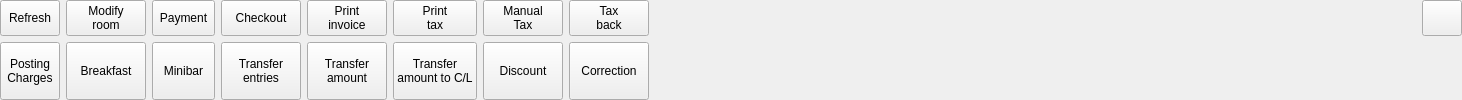
    <widget class="QWidget" name="wBtn" native="true">
     <layout class="QGridLayout" name="gridLayout_6">
      <property name="leftMargin">
       <number>0</number>
      </property>
      <property name="topMargin">
       <number>0</number>
      </property>
      <property name="rightMargin">
       <number>0</number>
      </property>
      <property name="bottomMargin">
       <number>0</number>
      </property>
      <item row="1" column="7">
       <widget class="QPushButton" name="btnTransferAmountCL">
        <property name="maximumSize">
         <size>
          <width>2222</width>
          <height>22222</height>
         </size>
        </property>
        <property name="focusPolicy">
         <enum>Qt::NoFocus</enum>
        </property>
        <property name="text">
         <string>Transfer
amount to C/L</string>
        </property>
        <property name="icon">
         <iconset resource="res.qrc">
          <normaloff>:/images/goto.png</normaloff>:/images/goto.png</iconset>
        </property>
       </widget>
      </item>
      <item row="1" column="0">
       <widget class="QToolButton" name="btnPostingCharges">
        <property name="sizePolicy">
         <sizepolicy hsizetype="Fixed" vsizetype="Fixed">
          <horstretch>0</horstretch>
          <verstretch>0</verstretch>
         </sizepolicy>
        </property>
        <property name="minimumSize">
         <size>
          <width>0</width>
          <height>0</height>
         </size>
        </property>
        <property name="maximumSize">
         <size>
          <width>55555</width>
          <height>222222</height>
         </size>
        </property>
        <property name="focusPolicy">
         <enum>Qt::NoFocus</enum>
        </property>
        <property name="text">
         <string>Posting
Charges</string>
        </property>
        <property name="icon">
         <iconset resource="res.qrc">
          <normaloff>:/images/charge.png</normaloff>:/images/charge.png</iconset>
        </property>
        <property name="iconSize">
         <size>
          <width>20</width>
          <height>20</height>
         </size>
        </property>
        <property name="toolButtonStyle">
         <enum>Qt::ToolButtonTextBesideIcon</enum>
        </property>
       </widget>
      </item>
      <item row="1" column="1">
       <widget class="QToolButton" name="btnPostBreakfast">
        <property name="sizePolicy">
         <sizepolicy hsizetype="Fixed" vsizetype="Fixed">
          <horstretch>0</horstretch>
          <verstretch>0</verstretch>
         </sizepolicy>
        </property>
        <property name="minimumSize">
         <size>
          <width>0</width>
          <height>0</height>
         </size>
        </property>
        <property name="maximumSize">
         <size>
          <width>55555</width>
          <height>222222</height>
         </size>
        </property>
        <property name="focusPolicy">
         <enum>Qt::NoFocus</enum>
        </property>
        <property name="text">
         <string>Breakfast</string>
        </property>
        <property name="icon">
         <iconset resource="res.qrc">
          <normaloff>:/images/dinner2.png</normaloff>:/images/dinner2.png</iconset>
        </property>
        <property name="iconSize">
         <size>
          <width>20</width>
          <height>20</height>
         </size>
        </property>
        <property name="toolButtonStyle">
         <enum>Qt::ToolButtonTextBesideIcon</enum>
        </property>
       </widget>
      </item>
      <item row="1" column="5">
       <widget class="QPushButton" name="btnTransfer">
        <property name="maximumSize">
         <size>
          <width>5555</width>
          <height>22222</height>
         </size>
        </property>
        <property name="focusPolicy">
         <enum>Qt::NoFocus</enum>
        </property>
        <property name="text">
         <string>Transfer
entries</string>
        </property>
        <property name="icon">
         <iconset resource="res.qrc">
          <normaloff>:/images/goto.png</normaloff>:/images/goto.png</iconset>
        </property>
       </widget>
      </item>
      <item row="1" column="6">
       <widget class="QPushButton" name="btnTransferAmount">
        <property name="maximumSize">
         <size>
          <width>2222</width>
          <height>22222</height>
         </size>
        </property>
        <property name="focusPolicy">
         <enum>Qt::NoFocus</enum>
        </property>
        <property name="text">
         <string>Transfer
amount</string>
        </property>
        <property name="icon">
         <iconset resource="res.qrc">
          <normaloff>:/images/goto.png</normaloff>:/images/goto.png</iconset>
        </property>
       </widget>
      </item>
      <item row="0" column="0">
       <widget class="QToolButton" name="btnRefresh">
        <property name="sizePolicy">
         <sizepolicy hsizetype="Fixed" vsizetype="Fixed">
          <horstretch>0</horstretch>
          <verstretch>0</verstretch>
         </sizepolicy>
        </property>
        <property name="minimumSize">
         <size>
          <width>0</width>
          <height>0</height>
         </size>
        </property>
        <property name="maximumSize">
         <size>
          <width>55555</width>
          <height>222222</height>
         </size>
        </property>
        <property name="focusPolicy">
         <enum>Qt::NoFocus</enum>
        </property>
        <property name="text">
         <string>Refresh</string>
        </property>
        <property name="icon">
         <iconset resource="res.qrc">
          <normaloff>:/images/refresh.png</normaloff>:/images/refresh.png</iconset>
        </property>
        <property name="iconSize">
         <size>
          <width>20</width>
          <height>20</height>
         </size>
        </property>
        <property name="toolButtonStyle">
         <enum>Qt::ToolButtonTextBesideIcon</enum>
        </property>
       </widget>
      </item>
      <item row="0" column="1">
       <widget class="QPushButton" name="btnModifyRoom">
        <property name="focusPolicy">
         <enum>Qt::NoFocus</enum>
        </property>
        <property name="text">
         <string>Modify
room</string>
        </property>
        <property name="icon">
         <iconset resource="res.qrc">
          <normaloff>:/images/room-key.png</normaloff>:/images/room-key.png</iconset>
        </property>
        <property name="iconSize">
         <size>
          <width>20</width>
          <height>20</height>
         </size>
        </property>
       </widget>
      </item>
      <item row="0" column="17">
       <widget class="QPushButton" name="btnTrack">
        <property name="maximumSize">
         <size>
          <width>222</width>
          <height>222</height>
         </size>
        </property>
        <property name="focusPolicy">
         <enum>Qt::NoFocus</enum>
        </property>
        <property name="text">
         <string/>
        </property>
        <property name="icon">
         <iconset resource="res.qrc">
          <normaloff>:/images/tracking.png</normaloff>:/images/tracking.png</iconset>
        </property>
       </widget>
      </item>
      <item row="0" column="16">
       <spacer name="horizontalSpacer_3">
        <property name="orientation">
         <enum>Qt::Horizontal</enum>
        </property>
        <property name="sizeHint" stdset="0">
         <size>
          <width>767</width>
          <height>20</height>
         </size>
        </property>
       </spacer>
      </item>
      <item row="1" column="11">
       <widget class="QToolButton" name="btnCancel">
        <property name="sizePolicy">
         <sizepolicy hsizetype="Fixed" vsizetype="Fixed">
          <horstretch>0</horstretch>
          <verstretch>0</verstretch>
         </sizepolicy>
        </property>
        <property name="minimumSize">
         <size>
          <width>0</width>
          <height>0</height>
         </size>
        </property>
        <property name="maximumSize">
         <size>
          <width>55555</width>
          <height>222222</height>
         </size>
        </property>
        <property name="focusPolicy">
         <enum>Qt::NoFocus</enum>
        </property>
        <property name="text">
         <string>Correction</string>
        </property>
        <property name="icon">
         <iconset resource="res.qrc">
          <normaloff>:/images/garbage.png</normaloff>:/images/garbage.png</iconset>
        </property>
        <property name="iconSize">
         <size>
          <width>20</width>
          <height>20</height>
         </size>
        </property>
        <property name="toolButtonStyle">
         <enum>Qt::ToolButtonTextBesideIcon</enum>
        </property>
       </widget>
      </item>
      <item row="1" column="8">
       <widget class="QPushButton" name="btnDiscount">
        <property name="maximumSize">
         <size>
          <width>2222</width>
          <height>2222</height>
         </size>
        </property>
        <property name="focusPolicy">
         <enum>Qt::NoFocus</enum>
        </property>
        <property name="text">
         <string>Discount</string>
        </property>
        <property name="icon">
         <iconset resource="res.qrc">
          <normaloff>:/images/discount.png</normaloff>:/images/discount.png</iconset>
        </property>
        <property name="iconSize">
         <size>
          <width>20</width>
          <height>20</height>
         </size>
        </property>
       </widget>
      </item>
      <item row="1" column="2">
       <widget class="QToolButton" name="btnPostMinibar">
        <property name="sizePolicy">
         <sizepolicy hsizetype="Fixed" vsizetype="Fixed">
          <horstretch>0</horstretch>
          <verstretch>0</verstretch>
         </sizepolicy>
        </property>
        <property name="minimumSize">
         <size>
          <width>0</width>
          <height>0</height>
         </size>
        </property>
        <property name="maximumSize">
         <size>
          <width>55555</width>
          <height>222222</height>
         </size>
        </property>
        <property name="focusPolicy">
         <enum>Qt::NoFocus</enum>
        </property>
        <property name="text">
         <string>Minibar</string>
        </property>
        <property name="icon">
         <iconset resource="res.qrc">
          <normaloff>:/images/minibar.png</normaloff>:/images/minibar.png</iconset>
        </property>
        <property name="iconSize">
         <size>
          <width>20</width>
          <height>20</height>
         </size>
        </property>
        <property name="toolButtonStyle">
         <enum>Qt::ToolButtonTextBesideIcon</enum>
        </property>
       </widget>
      </item>
      <item row="0" column="2">
       <widget class="QToolButton" name="btnPaymentsDetails">
        <property name="sizePolicy">
         <sizepolicy hsizetype="Fixed" vsizetype="Fixed">
          <horstretch>0</horstretch>
          <verstretch>0</verstretch>
         </sizepolicy>
        </property>
        <property name="minimumSize">
         <size>
          <width>0</width>
          <height>0</height>
         </size>
        </property>
        <property name="maximumSize">
         <size>
          <width>55555</width>
          <height>222222</height>
         </size>
        </property>
        <property name="focusPolicy">
         <enum>Qt::NoFocus</enum>
        </property>
        <property name="text">
         <string>Payment</string>
        </property>
        <property name="icon">
         <iconset resource="res.qrc">
          <normaloff>:/images/credit-card.png</normaloff>:/images/credit-card.png</iconset>
        </property>
        <property name="iconSize">
         <size>
          <width>20</width>
          <height>20</height>
         </size>
        </property>
        <property name="toolButtonStyle">
         <enum>Qt::ToolButtonTextBesideIcon</enum>
        </property>
       </widget>
      </item>
      <item row="0" column="5">
       <widget class="QToolButton" name="btnCheckout">
        <property name="sizePolicy">
         <sizepolicy hsizetype="Fixed" vsizetype="Fixed">
          <horstretch>0</horstretch>
          <verstretch>0</verstretch>
         </sizepolicy>
        </property>
        <property name="minimumSize">
         <size>
          <width>0</width>
          <height>0</height>
         </size>
        </property>
        <property name="maximumSize">
         <size>
          <width>55555</width>
          <height>222222</height>
         </size>
        </property>
        <property name="focusPolicy">
         <enum>Qt::NoFocus</enum>
        </property>
        <property name="text">
         <string>Checkout</string>
        </property>
        <property name="icon">
         <iconset resource="res.qrc">
          <normaloff>:/images/departure.png</normaloff>:/images/departure.png</iconset>
        </property>
        <property name="iconSize">
         <size>
          <width>20</width>
          <height>20</height>
         </size>
        </property>
        <property name="toolButtonStyle">
         <enum>Qt::ToolButtonTextBesideIcon</enum>
        </property>
       </widget>
      </item>
      <item row="0" column="6">
       <widget class="QPushButton" name="btnPrintInvoice">
        <property name="maximumSize">
         <size>
          <width>2222</width>
          <height>2222</height>
         </size>
        </property>
        <property name="focusPolicy">
         <enum>Qt::NoFocus</enum>
        </property>
        <property name="text">
         <string>Print
invoice</string>
        </property>
        <property name="icon">
         <iconset resource="res.qrc">
          <normaloff>:/images/printer.png</normaloff>:/images/printer.png</iconset>
        </property>
        <property name="iconSize">
         <size>
          <width>20</width>
          <height>20</height>
         </size>
        </property>
       </widget>
      </item>
      <item row="0" column="7">
       <widget class="QToolButton" name="btnTaxPrint">
        <property name="sizePolicy">
         <sizepolicy hsizetype="Fixed" vsizetype="Fixed">
          <horstretch>0</horstretch>
          <verstretch>0</verstretch>
         </sizepolicy>
        </property>
        <property name="minimumSize">
         <size>
          <width>0</width>
          <height>0</height>
         </size>
        </property>
        <property name="maximumSize">
         <size>
          <width>55555</width>
          <height>222222</height>
         </size>
        </property>
        <property name="focusPolicy">
         <enum>Qt::NoFocus</enum>
        </property>
        <property name="text">
         <string>Print
tax</string>
        </property>
        <property name="icon">
         <iconset resource="res.qrc">
          <normaloff>:/images/tax.png</normaloff>:/images/tax.png</iconset>
        </property>
        <property name="iconSize">
         <size>
          <width>20</width>
          <height>20</height>
         </size>
        </property>
        <property name="toolButtonStyle">
         <enum>Qt::ToolButtonTextBesideIcon</enum>
        </property>
       </widget>
      </item>
      <item row="0" column="8">
       <widget class="QPushButton" name="btnManualTax">
        <property name="text">
         <string>Manual
Tax</string>
        </property>
        <property name="icon">
         <iconset resource="res.qrc">
          <normaloff>:/images/tax.png</normaloff>:/images/tax.png</iconset>
        </property>
       </widget>
      </item>
      <item row="0" column="11">
       <widget class="QPushButton" name="btnTaxBack">
        <property name="text">
         <string>Tax
back</string>
        </property>
        <property name="icon">
         <iconset resource="res.qrc">
          <normaloff>:/images/tax.png</normaloff>:/images/tax.png</iconset>
        </property>
       </widget>
      </item>
     </layout>
    </widget>
